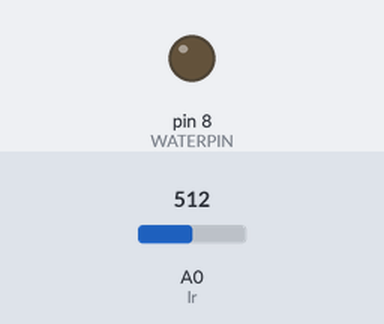
Bench run of a sketch on a simulated Arduino Uno, built with avr-gcc and run on an emulated ATmega328P. Parts: output pins drawn as LEDs (lit = HIGH). The test bench sets the inputs (shaded band); at power-on: A0 (Ir) = 512. What the sketch prints to the serial monitor is not drawn.

Above: at 1.8 s.
1.9 s: A0 (Ir) set to 12
4.2 s: A0 (Ir) set to 9
At 6.6 s:
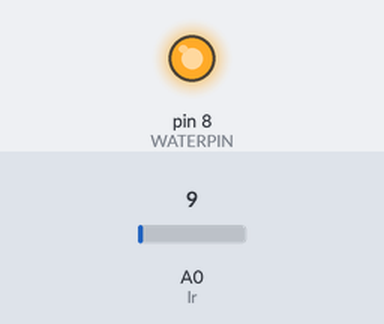
Timing chart, 0 to 19.5 s (numbered marks = the images above; inputs shaded):
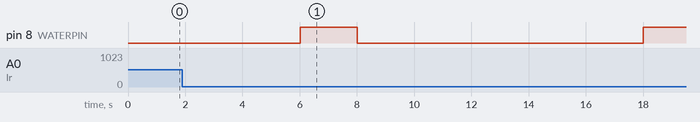

Measured:
- the behaviour switches between 11 and 10 on A0 (Ir) (found by bisection; images 0 and 1)
- after the input at 1.9 s, every drawn part: stays the same
- after the input at 4.2 s, pin 8 (WATERPIN): LOW → HIGH after 1.8 s, → LOW 2.0 s later, → HIGH 10.0 s later

The sketch:

timertap.ino
```cpp
     #define WATERPIN 8
          int flag=0;
          int const Ir = A0;


         void setup()
            {
               Serial.begin(9600);
               pinMode(Ir,INPUT);
               pinMode(WATERPIN, OUTPUT);
            }

         void loop()
            {

               int distance = analogRead(Ir);
               Serial.print(distance);
               Serial.print(" - ");
               delay(1000);

                  if (distance >= 10  && flag==0)
                     {
                         Serial.println("stop water");
                         digitalWrite(WATERPIN, LOW);
                         delay(10);
                         flag=1;
                      }
                   else
                  if (distance <=10  &&  flag==1)
                     {
                         Serial.println("start water");
                         digitalWrite(WATERPIN, HIGH);
                         delay(2000);
                         digitalWrite(WATERPIN, LOW);
                         delay(10000);
                         digitalWrite(WATERPIN, HIGH);
                         delay(50000);
                         flag=0;
                      }


}
```
